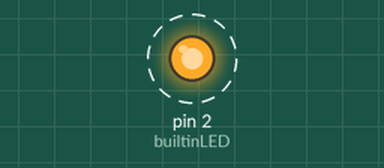
A sketch run on a simulated Arduino Uno, built with avr-gcc and run on an emulated ATmega328P. On the bench: output pins drawn as LEDs (lit = HIGH). Dashed ring = blinking.

Above: at 0.5 s.
Timing chart, 0 to 4.6 s (numbered marks = the images above):
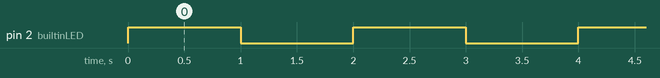

Measured:
- by itself, pin 2 (builtinLED): alternates HIGH for 1.0 s and LOW for 1.0 s

The sketch:

Blink-ESP.ino
```cpp
int builtinLED = 2; //GPIO 2

void setup() {
  pinMode(builtinLED, OUTPUT);
}

void loop() {
  digitalWrite(builtinLED, HIGH);
  delay(1000);
  digitalWrite(builtinLED, LOW);
  delay(1000);
}
```
